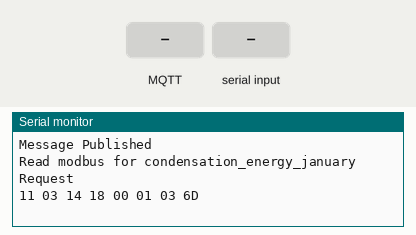
This sketch was run on a simulated ESP32. Parts: the last lines printed to the serial monitor. The inputs (shaded band) are chosen by the test bench. WiFi joins after 1.5 s; servers stay silent unless stated; no MQTT or app messages arrive unless stated.

Above: at 2.7 s.
2.8 s: MQTT message "0" arrives on the first subscribed topic
At 4.86 s:
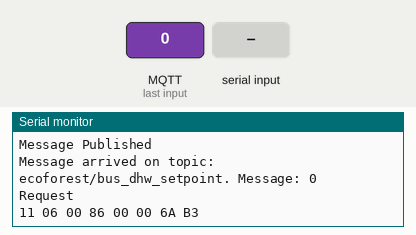
5.0 s: "90,45\n" received over the second serial link
At 5.8 s:
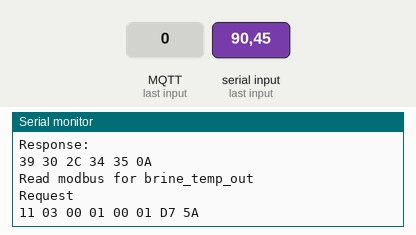
6.5 s: MQTT message "1" arrives on the first subscribed topic
At 8.4 s:
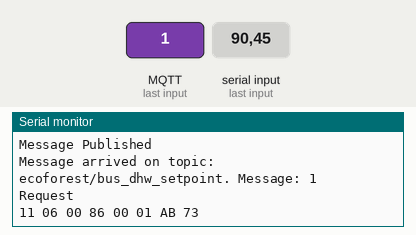
9.5 s: "30,150\n" received over the second serial link
11.5 s: MQTT message "5" arrives on the first subscribed topic
At 12.8 s:
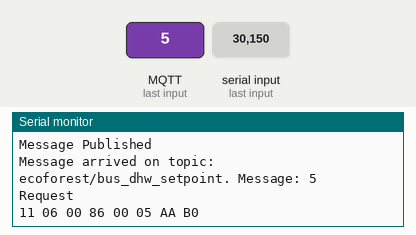

The sketch:

ecoforest.ino
```cpp
/*
Project: Modbus Temperature Humidity Sensor
Programmer: Shahrulnizam Mat Rejab
Board: TTGO ESP32 Display
Last Modified: 1 July 2020
Website: http://shahrulnizam.com
*/

#include <WiFi.h>
#include <PubSubClient.h>

// Replace the next variables with your SSID/Password combination
const char* ssid = "YoMeQuedoEnCasa";
const char* password = "Ng8LguaakSfQ5Nc";

// Add your MQTT Broker IP address, example:
const char* mqtt_server = "192.168.1.20";
const uint16_t mqtt_port = 1883;
const char* mqtt_client_name = "ESP8266Client";
const char* mqtt_user_name = "mqtt";
const char* mqtt_user_pass = "mqttpass";
const char mqtt_error_topic[100] = "ecoforest/error";

// Declare wifi and mqtt target
WiFiClient espClient;
PubSubClient client(espClient);

// Serial variables
#define modbus        Serial1
const uint32_t serial_baud = 115200;
const uint32_t modbus_baud = 19200;
const uint32_t modbus_conf = SERIAL_8N2;
const int8_t modbus_rx = 4;
const int8_t modbus_tx = 16;

// Modbus function codes
static const uint8_t ID = 17u;
static const uint8_t READ_COIL = 1u;
static const uint8_t WRITE_COIL = 5u;
static const uint8_t READ_HOLDING = 3u;
static const uint8_t WRITE_HOLDING = 6u;

// Modbus response timeout in milliseconds
static const uint32_t modbus_timeout = 1000ul;

bool refresh = true;

// Create the data structures for the ModBus interactions

struct ModBusRegister
{
  uint8_t fnc; // Modbus function code to read
  char reg_name[100]; // MQTT topic name
  uint16_t addr; // Modbus address
};

struct SyncRegisters
{
  uint32_t period_ms; // Period of the synchronized data read
  uint32_t timer_ms; // Timer to wait for the period
  uint8_t num_registers; // Number of registers to read
  char topic[100]; // Topic to publish the mqtt message
  ModBusRegister list[100]; // List of registers to read
};

// Create the ModBus write array
static const uint8_t WRITE_NUM = 18u;
ModBusRegister write_list[WRITE_NUM] =
{
  {WRITE_HOLDING, "ecoforest/bus_dhw_setpoint", 134u},
  {WRITE_HOLDING, "ecoforest/bus_heating_dg1_setpoint", 135u},
  {WRITE_HOLDING, "ecoforest/bus_heating_sg2_setpoint", 136u},
  {WRITE_HOLDING, "ecoforest/bus_heating_sg3_setpoint", 137u},
  {WRITE_HOLDING, "ecoforest/bus_heating_sg4_setpoint", 138u},
  {WRITE_HOLDING, "ecoforest/bus_cooling_dg1_setpoint", 139u},
  {WRITE_HOLDING, "ecoforest/bus_cooling_sg2_setpoint", 140u},
  {WRITE_HOLDING, "ecoforest/bus_cooling_sg3_setpoint", 141u},
  {WRITE_HOLDING, "ecoforest/bus_cooling_sg4_setpoint", 142u},
  {WRITE_HOLDING, "ecoforest/bus_pool_setpoint", 143u},
  {WRITE_HOLDING, "ecoforest/working_program_by_bus", 5221u},
  {WRITE_HOLDING, "ecoforest/bus_dhw_demand", 5222u},
  {WRITE_HOLDING, "ecoforest/bus_pool_demand", 5223u},
  {WRITE_HOLDING, "ecoforest/bus_dg1_demand", 5224u},
  {WRITE_HOLDING, "ecoforest/bus_sg2_demand", 5225u},
  {WRITE_HOLDING, "ecoforest/bus_sg3_demand", 5226u},
  {WRITE_HOLDING, "ecoforest/bus_sg4_demand", 5227u},
  {WRITE_COIL, "ecoforest/on_off_control_by_bus", 53u}
};

// Create the ModBus read array
static const uint8_t SYNC_NUM = 3u;
SyncRegisters sync_list[SYNC_NUM] =
{
  // One second synchronized registers (1)
  {10000ul, 0ul, 49u, "ecoforest/10_second",
    {
      {READ_HOLDING, "brine_temp_out", 1u},
      {READ_HOLDING, "brine_temp_in", 2u},
      {READ_HOLDING, "heating_temp_out", 3u},
      {READ_HOLDING, "heating_temp_in", 4u},
      {READ_HOLDING, "compressor_suction_temperature", 5u},
      {READ_HOLDING, "compresor_suction_pressure", 6u},
      {READ_HOLDING, "compressor_discharge_pressure", 7u},
      {READ_HOLDING, "dhw_temperature", 8u},
      {READ_HOLDING, "outdoor_temperature", 11u},
      {READ_HOLDING, "brine_circuit_pressure", 13u},
      {READ_HOLDING, "heating_circuit_pressure", 14u},
      {READ_HOLDING, "brine_temp_air_unit_outlet", 29u},
      {READ_HOLDING, "cop", 30u},
      {READ_HOLDING, "pf", 31u},
      {READ_HOLDING, "condensation_temperature", 94u},
      {READ_HOLDING, "superheat", 132u},
      {READ_HOLDING, "expansion_valve_position", 133u},
      {READ_HOLDING, "bus_dhw_setpoint", 134u},
      {READ_HOLDING, "bus_pool_setpoint", 143u},
      {READ_HOLDING, "supply_temperature_sg2", 194u},
      {READ_HOLDING, "supply_temperature_sg3", 195u},
      {READ_HOLDING, "supply_temperature_sg4", 196u},
      {READ_HOLDING, "start_temperature_for_dhw", 198u},
      {READ_HOLDING, "evaporation_temperature", 199u},
      {READ_HOLDING, "heating_buffer_tank_temperature", 200u},
      {READ_HOLDING, "cooling_buffer_tank_temperature", 201u},
      {READ_HOLDING, "eer", 202u},
      {READ_HOLDING, "compresor_discharge_temperature", 203u},
      {READ_HOLDING, "compressor_rpm", 5002u},
      {READ_HOLDING, "scroll_temp", 5004u},
      {READ_HOLDING, "inverter_temperature", 5005u},
      {READ_HOLDING, "working_hours_l", 5080u},
      {READ_HOLDING, "working_hours_h", 5081u},
      {READ_HOLDING, "power_consumption", 5082u},
      {READ_HOLDING, "condensation_capacity", 5083u},
      {READ_HOLDING, "evaporation_capacity", 5185u},
      {READ_HOLDING, "working_program_by_bus", 5221u},
      {READ_HOLDING, "bus_dhw_demand", 5222u},
      {READ_HOLDING, "bus_pool_demand", 5223u},
      {READ_HOLDING, "bus_dg1_demand", 5224u},
      {READ_HOLDING, "bus_sg2_demand", 5225u},
      {READ_HOLDING, "bus_sg3_demand", 5226u},
      {READ_HOLDING, "bus_sg4_demand", 5227u},
      {READ_HOLDING, "number_of_starts_l", 5281u},
      {READ_HOLDING, "number_of_starts_h", 5282u},
      {READ_COIL, "active_alarm", 50u},
      {READ_COIL, "on_off_control_by_bus", 53u},
      {READ_COIL, "summer", 127u},
      {READ_COIL, "winter", 128u}
    }
  },

  // One month synchronized registers (2)
  {24ul * 60ul * 60ul * 1000ul, 0ul, 39u, "ecoforest/1_day",
    {
      {READ_HOLDING, "condensation_energy_january", 5144u},
      {READ_HOLDING, "condensation_energy_february", 5145u},
      {READ_HOLDING, "condensation_energy_march", 5146u},
      {READ_HOLDING, "condensation_energy_april", 5147u},
      {READ_HOLDING, "condensation_energy_may", 5148u},
      {READ_HOLDING, "condensation_energy_june", 5149u},
      {READ_HOLDING, "condensation_energy_july", 5150u},
      {READ_HOLDING, "condensation_energy_august", 5151u},
      {READ_HOLDING, "condensation_energy_september", 5152u},
      {READ_HOLDING, "condensation_energy_october", 5153u},
      {READ_HOLDING, "condensation_energy_november", 5154u},
      {READ_HOLDING, "condensation_energy_december", 5155u},
      {READ_HOLDING, "evaporation_energy_january", 5156u},
      {READ_HOLDING, "evaporation_energy_february", 5157u},
      {READ_HOLDING, "evaporation_energy_march", 5158u},
      {READ_HOLDING, "evaporation_energy_april", 5159u},
      {READ_HOLDING, "evaporation_energy_may", 5160u},
      {READ_HOLDING, "evaporation_energy_june", 5161u},
      {READ_HOLDING, "evaporation_energy_july", 5162u},
      {READ_HOLDING, "evaporation_energy_august", 5163u},
      {READ_HOLDING, "evaporation_energy_september", 5164u},
      {READ_HOLDING, "evaporation_energy_october", 5165u},
      {READ_HOLDING, "evaporation_energy_november", 5166u},
      {READ_HOLDING, "evaporation_energy_december", 5167u},
      {READ_HOLDING, "electrical_consumption_january", 5168u},
      {READ_HOLDING, "electrical_consumption_february", 5169u},
      {READ_HOLDING, "electrical_consumption_march", 5170u},
      {READ_HOLDING, "electrical_consumption_april", 5171u},
      {READ_HOLDING, "electrical_consumption_may", 5172u},
      {READ_HOLDING, "electrical_consumption_june", 5173u},
      {READ_HOLDING, "electrical_consumption_july", 5174u},
      {READ_HOLDING, "electrical_consumption_august", 5175u},
      {READ_HOLDING, "electrical_consumption_september", 5176u},
      {READ_HOLDING, "electrical_consumption_october", 5177u},
      {READ_HOLDING, "electrical_consumption_november", 5178u},
      {READ_HOLDING, "electrical_consumption_december", 5179u},
      {READ_HOLDING, "software_version_1", 5285u},
      {READ_HOLDING, "software_version_2", 5286u},
      {READ_HOLDING, "software_version_3", 5287u}
    }
  },

  {60ul * 60ul * 1000ul, 0ul, 8u, "ecoforest/1_hour",
    {
      {READ_HOLDING, "bus_heating_dg1_setpoint", 135u},
      {READ_HOLDING, "bus_heating_sg2_setpoint", 136u},
      {READ_HOLDING, "bus_heating_sg3_setpoint", 137u},
      {READ_HOLDING, "bus_heating_sg4_setpoint", 138u},
      {READ_HOLDING, "bus_cooling_dg1_setpoint", 139u},
      {READ_HOLDING, "bus_cooling_sg2_setpoint", 140u},
      {READ_HOLDING, "bus_cooling_sg3_setpoint", 141u},
      {READ_HOLDING, "bus_cooling_sg4_setpoint", 142u}
    }
  }
};

void setup()
{
  // Start serial ports
  Serial.begin(serial_baud);
  modbus.begin(modbus_baud, modbus_conf, modbus_rx, modbus_tx);

  // Connect to the wifi network
  setup_wifi();

  // Configure the mqtt client
  client.setServer(mqtt_server, mqtt_port);
  client.setCallback(callback);
  client.setBufferSize(10000u);
}

void loop()
{
  // Check the wifi connection and reconnect
  if (WiFi.status() != WL_CONNECTED) {setup_wifi();}

  // Check the connection with the mqtt server and reconnect if needed
  if (!client.connected()) {reconnect();}

  // Manage mqtt callbacks
  client.loop();

  // Publish all mqtt sensor topics
  for (uint8_t i = 0; i < SYNC_NUM; i++)
  {
    if (millis() - sync_list[i].timer_ms >= sync_list[i].period_ms || refresh)
    {
      String mqtt_payload = "{";
      bool valid = true;

      for (uint8_t j = 0; valid && (j < sync_list[i].num_registers); j++)
      {
        if (j != 0) {mqtt_payload += ", ";}

        // Read the modbus registers and form the mqtt message
        valid = readRegister(sync_list[i].list[j], mqtt_payload);
      }

      mqtt_payload += "}";

      // Publish the mqtt message
      char mqtt_topic[100];
      if (valid)
      {
        for (uint8_t j = 0; j < 100; j++) {mqtt_topic[j] = sync_list[i].topic[j];}
      }
      else
      {
        for (uint8_t j = 0; j < 100; j++) {mqtt_topic[j] = mqtt_error_topic[j];}
      }

      Serial.print("Publish on ");
      Serial.print(mqtt_topic);
      Serial.print(": ");
      Serial.println(mqtt_payload.c_str());
      bool success = client.publish(mqtt_topic, mqtt_payload.c_str());
      if (success) {Serial.println("Message Published");}
      else {Serial.println("Publish failed");}

      // Update the timer for the next message
      if (valid) {sync_list[i].timer_ms = millis();}
    }
  }

  if (refresh) {refresh = false;}
}

uint8_t waitResponse(uint8_t* response_data)
{
  // Wait for the modbus response
  uint32_t start_waiting = millis();
  bool valid = true;
  while (valid && !modbus.available())
  {
    if (millis() - start_waiting > modbus_timeout)
    {
      valid = false;
    }
  }

  // Read all the response data
  uint8_t i = 0;

  if (valid)
  {
    while (modbus.available()) {response_data[i++] = modbus.read();}

    // Remove initial zeros from the response
    while (response_data[0]==0)
    {
      for(uint8_t j = 0; j < i; j++) {response_data[j]=response_data[j+1];}
      i--;
    }

    // Print the raw response for debugging
    if(i > 1)
    {
      Serial.println("Response:");
      for(uint8_t j = 0; j < i; j++)
      {
        if(response_data[j] < 0x10) {Serial.print("0");}
        Serial.print(response_data[j], HEX);
        Serial.print(" ");
      }
      Serial.println();
    }
  }

  return i;
}

bool readRegister(const ModBusRegister& reg, String& mqtt_payload)
{
  Serial.print("Read modbus for ");
  Serial.println(reg.reg_name);

  bool valid = true;

  uint8_t request_data[8];
  Modbus_request(ID, reg.fnc, reg.addr, 1, request_data);

  uint8_t response_data[20];
  uint8_t response_length = waitResponse(response_data);

  if (response_length == 0)
  {
    valid = false;
    mqtt_payload = String("Error: Timeout");
    Serial.println(mqtt_payload.c_str());
  }

  // Compute the response checksum
  uint8_t crc_l;
  uint8_t crc_h;
  if (valid)
  {
    uint16_t crc = CRC16(response_data, response_length - 2);
    crc_l = crc&0xFF;
    crc_h = (crc>>8)&0xFF;
  }

  // Check the response validity
  if (valid && response_data[0] != ID)
  {
    valid = false;
    mqtt_payload = "Error: Wrong modbus machine id";
    Serial.println(mqtt_payload.c_str());
  }

  if (valid && response_data[1] != reg.fnc)
  {
    valid = false;
    mqtt_payload = "Error: Wrong modbus function code acknowkedge";
    Serial.println(mqtt_payload.c_str());
  }

  if (valid &&
    ((response_data[response_length - 2] != crc_l) ||
    (response_data[response_length - 1] != crc_h)))
  {
    valid = false;
    mqtt_payload = "Error: Wrong checksum";
    Serial.println(mqtt_payload.c_str());
  }

  // Fill the json string with the register data
  if (valid)
  {
    uint16_t response_value;
    if (reg.fnc == READ_COIL) {response_value = response_data[3];}
    else {response_value = ((uint16_t(response_data[3])<<8) + response_data[4]);}
    mqtt_payload += String("\"") + String(reg.reg_name) + "\": " + String(response_value);
  }

  else
  {
    mqtt_payload += String(" Reading register: ") + String(reg.reg_name);
  }

  return valid;
}

void callback(char* topic, uint8_t* message, uint16_t message_length)
{
  // Print the message arrived on the topic
  Serial.print("Message arrived on topic: ");
  Serial.print(topic);
  Serial.print(". Message: ");
  String messageTemp;

  for (uint16_t i = 0; i < message_length; i++)
  {
    Serial.print((char)message[i]);
    messageTemp += (char)message[i];
  }
  Serial.println();

  // Check the received message and write the modbus register
  for (uint8_t i = 0; i < WRITE_NUM; i++)
  {
    if (String(topic) == write_list[i].reg_name)
    {
      // Set the value to write on the modbus register
      uint16_t value = messageTemp.toInt();
      if (write_list[i].fnc == WRITE_COIL && value == 1) {value = 0xFF00;}

      // Send the modbus request to write
      uint8_t request_data[8];
      Modbus_request(ID, write_list[i].fnc, write_list[i].addr, value, request_data);

      // Check the response
      bool valid = true;
      uint8_t response_data[20];
      uint8_t response_length = waitResponse(response_data);

      String err_string;
      if (response_length == 0)
      {
        valid = false;
        err_string = String("Error: Timeout");
        Serial.println(err_string.c_str());
      }

      if (valid)
      {
        refresh = true;
      }
      else
      {
        err_string += String(" Writing register: ") + String(write_list[i].reg_name);
        client.publish(mqtt_error_topic, err_string.c_str());
      }
    }
  }
}

void Modbus_request(uint8_t id, uint8_t code, uint16_t addr,
  uint16_t quantity, uint8_t* request_data)
{
  // Write the request data
  uint8_t address[8];
  address[0]=id;
  address[1]=code;
  address[2]=addr>>8;
  address[3]=addr;
  address[4]=quantity>>8;
  address[5]=quantity;
  uint16_t crc=CRC16(address, 6);
  address[6]=crc&0xFF;
  address[7]=(crc>>8)&0xFF;

  // Print the request content
  Serial.print("Request ");
  Serial.println();
  for(uint8_t i = 0; i < 8; i++)
  {
    if(address[i]<0x10) {Serial.print("0");}
    Serial.print(address[i], HEX);
    Serial.print(" ");
  }
  Serial.println();

  // Send the modbus request
  for(uint8_t i = 0; i < 8; i++) {modbus.write(address[i]);}

  // Return the request data
  if (request_data != NULL) {request_data = address;}
}

uint16_t CRC16(uint8_t* data_word, uint8_t data_length)
{
  // Compute the checksum of a data word
  uint16_t CheckSum = 0xFFFFu;
  for (uint8_t j = 0; j < data_length; j++)
  {
    CheckSum = CheckSum ^ data_word[j];
    for(uint8_t i = 0; i < 8; i++)
    {
      if( (CheckSum) & 0x0001u == 1 ) {CheckSum = (CheckSum>>1) ^ 0xA001u;}
      else {CheckSum = CheckSum>>1;}
    }
  }
  return CheckSum;
}

void setup_wifi()
{
  delay(10);
  // We start by connecting to a WiFi network
  Serial.println();
  Serial.print("Connecting to ");
  Serial.println(ssid);

  while (WiFi.status() != WL_CONNECTED)
  {
    WiFi.begin(ssid, password);
    delay(500);
    Serial.print(".");
  }

  Serial.println("");
  Serial.println("WiFi connected");
  Serial.println("IP address: ");
  Serial.println(WiFi.localIP());
}

void reconnect()
{
  // Loop until we're reconnected
  while (!client.connected())
  {
    Serial.print("Attempting MQTT connection...");
    // Attempt to connect
    if (client.connect(mqtt_client_name, mqtt_user_name, mqtt_user_pass))
    {
      Serial.println("connected");

      // Subscribe
      for (uint8_t i = 0; i < WRITE_NUM; i++)
      {
        client.subscribe(write_list[i].reg_name);
      }
    }

    else
    {
      Serial.print("failed, rc=");
      Serial.print(client.state());
      Serial.println(" try again in 5 seconds");
      // Wait 5 seconds before retrying
      delay(5000);
    }
  }
}
```

Measured:
- after the input at 2.8 s, the serial monitor: prints a new line after 1.8 s (image 1)
- after the input at 5.0 s, the serial monitor: prints a new line at once (image 2)
- after the input at 6.5 s, the serial monitor: prints a new line after 1.5 s (image 3)
- after the input at 11.5 s, the serial monitor: prints a new line after 0.54 s (image 4)
